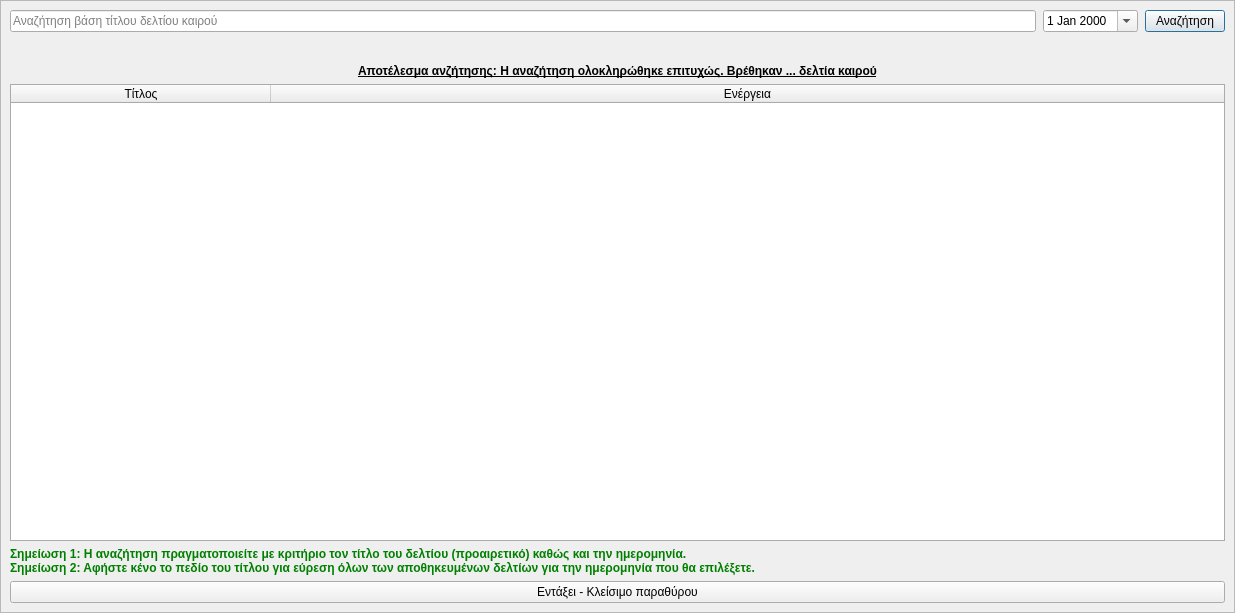
<?xml version="1.0" encoding="UTF-8"?>
<ui version="4.0">
 <class>Dialog</class>
 <widget class="QDialog" name="Dialog">
  <property name="geometry">
   <rect>
    <x>0</x>
    <y>0</y>
    <width>1235</width>
    <height>613</height>
   </rect>
  </property>
  <property name="windowTitle">
   <string>Εύρεση δελτίου καιρού</string>
  </property>
  <property name="windowIcon">
   <iconset resource="../../../../icons.qrc">
    <normaloff>:/main-window/assets/images/main-window/search.png</normaloff>:/main-window/assets/images/main-window/search.png</iconset>
  </property>
  <layout class="QGridLayout" name="gridLayout">
   <property name="leftMargin">
    <number>0</number>
   </property>
   <property name="topMargin">
    <number>0</number>
   </property>
   <property name="rightMargin">
    <number>0</number>
   </property>
   <property name="bottomMargin">
    <number>0</number>
   </property>
   <item row="0" column="0">
    <widget class="QScrollArea" name="scrollArea">
     <property name="widgetResizable">
      <bool>true</bool>
     </property>
     <widget class="QWidget" name="scrollAreaWidgetContents">
      <property name="geometry">
       <rect>
        <x>0</x>
        <y>0</y>
        <width>1233</width>
        <height>611</height>
       </rect>
      </property>
      <property name="sizePolicy">
       <sizepolicy hsizetype="Ignored" vsizetype="Preferred">
        <horstretch>0</horstretch>
        <verstretch>0</verstretch>
       </sizepolicy>
      </property>
      <layout class="QGridLayout" name="gridLayout_2">
       <item row="0" column="0">
        <widget class="QFrame" name="frame">
         <property name="styleSheet">
          <string notr="true">QFrame{border:none;}</string>
         </property>
         <property name="frameShape">
          <enum>QFrame::StyledPanel</enum>
         </property>
         <property name="frameShadow">
          <enum>QFrame::Raised</enum>
         </property>
         <layout class="QHBoxLayout" name="horizontalLayout">
          <property name="spacing">
           <number>7</number>
          </property>
          <property name="leftMargin">
           <number>0</number>
          </property>
          <property name="topMargin">
           <number>0</number>
          </property>
          <property name="rightMargin">
           <number>0</number>
          </property>
          <property name="bottomMargin">
           <number>0</number>
          </property>
          <item>
           <widget class="QLineEdit" name="search_phrase">
            <property name="sizePolicy">
             <sizepolicy hsizetype="Expanding" vsizetype="Maximum">
              <horstretch>0</horstretch>
              <verstretch>0</verstretch>
             </sizepolicy>
            </property>
            <property name="minimumSize">
             <size>
              <width>0</width>
              <height>0</height>
             </size>
            </property>
            <property name="dragEnabled">
             <bool>true</bool>
            </property>
            <property name="placeholderText">
             <string>Αναζήτηση βάση τίτλου δελτίου καιρού</string>
            </property>
            <property name="clearButtonEnabled">
             <bool>true</bool>
            </property>
           </widget>
          </item>
          <item>
           <widget class="QDateEdit" name="search_date">
            <property name="sizePolicy">
             <sizepolicy hsizetype="Minimum" vsizetype="Maximum">
              <horstretch>0</horstretch>
              <verstretch>0</verstretch>
             </sizepolicy>
            </property>
            <property name="minimumSize">
             <size>
              <width>0</width>
              <height>0</height>
             </size>
            </property>
            <property name="calendarPopup">
             <bool>true</bool>
            </property>
           </widget>
          </item>
          <item>
           <widget class="QPushButton" name="search_button">
            <property name="sizePolicy">
             <sizepolicy hsizetype="Minimum" vsizetype="Maximum">
              <horstretch>0</horstretch>
              <verstretch>0</verstretch>
             </sizepolicy>
            </property>
            <property name="text">
             <string>Αναζήτηση</string>
            </property>
            <property name="icon">
             <iconset resource="../../../../icons.qrc">
              <normaloff>:/main-window/assets/images/main-window/search.png</normaloff>:/main-window/assets/images/main-window/search.png</iconset>
            </property>
           </widget>
          </item>
         </layout>
        </widget>
       </item>
       <item row="1" column="0">
        <widget class="QFrame" name="frame_2">
         <property name="styleSheet">
          <string notr="true">QFrame{border:none;}</string>
         </property>
         <property name="frameShape">
          <enum>QFrame::StyledPanel</enum>
         </property>
         <property name="frameShadow">
          <enum>QFrame::Raised</enum>
         </property>
         <layout class="QHBoxLayout" name="horizontalLayout_2">
          <property name="leftMargin">
           <number>0</number>
          </property>
          <property name="topMargin">
           <number>0</number>
          </property>
          <property name="rightMargin">
           <number>0</number>
          </property>
          <property name="bottomMargin">
           <number>0</number>
          </property>
          <item>
           <spacer name="horizontalSpacer_3">
            <property name="orientation">
             <enum>Qt::Horizontal</enum>
            </property>
            <property name="sizeHint" stdset="0">
             <size>
              <width>476</width>
              <height>20</height>
             </size>
            </property>
           </spacer>
          </item>
          <item>
           <widget class="QLabel" name="loading_label">
            <property name="minimumSize">
             <size>
              <width>220</width>
              <height>0</height>
             </size>
            </property>
            <property name="text">
             <string/>
            </property>
           </widget>
          </item>
          <item>
           <spacer name="horizontalSpacer_4">
            <property name="orientation">
             <enum>Qt::Horizontal</enum>
            </property>
            <property name="sizeHint" stdset="0">
             <size>
              <width>475</width>
              <height>20</height>
             </size>
            </property>
           </spacer>
          </item>
         </layout>
        </widget>
       </item>
       <item row="2" column="0">
        <widget class="QLabel" name="label_2">
         <property name="styleSheet">
          <string notr="true">QLabel{font-weight:bold;text-decoration:underline;}</string>
         </property>
         <property name="text">
          <string>Αποτέλεσμα ανζήτησης: Η αναζήτηση ολοκληρώθηκε επιτυχώς. Βρέθηκαν ... δελτία καιρού</string>
         </property>
         <property name="alignment">
          <set>Qt::AlignCenter</set>
         </property>
        </widget>
       </item>
       <item row="3" column="0">
        <widget class="QTableWidget" name="table">
         <property name="styleSheet">
          <string notr="true">QTableWidget{border:1px solid #ABABAB;}</string>
         </property>
         <property name="editTriggers">
          <set>QAbstractItemView::NoEditTriggers</set>
         </property>
         <property name="alternatingRowColors">
          <bool>true</bool>
         </property>
         <property name="selectionMode">
          <enum>QAbstractItemView::SingleSelection</enum>
         </property>
         <property name="selectionBehavior">
          <enum>QAbstractItemView::SelectRows</enum>
         </property>
         <property name="sortingEnabled">
          <bool>false</bool>
         </property>
         <property name="rowCount">
          <number>0</number>
         </property>
         <attribute name="horizontalHeaderCascadingSectionResizes">
          <bool>false</bool>
         </attribute>
         <attribute name="horizontalHeaderMinimumSectionSize">
          <number>260</number>
         </attribute>
         <attribute name="horizontalHeaderHighlightSections">
          <bool>false</bool>
         </attribute>
         <attribute name="horizontalHeaderShowSortIndicator" stdset="0">
          <bool>false</bool>
         </attribute>
         <attribute name="horizontalHeaderStretchLastSection">
          <bool>true</bool>
         </attribute>
         <attribute name="verticalHeaderHighlightSections">
          <bool>false</bool>
         </attribute>
         <column>
          <property name="text">
           <string>Τίτλος</string>
          </property>
         </column>
         <column>
          <property name="text">
           <string>Ενέργεια</string>
          </property>
         </column>
        </widget>
       </item>
       <item row="4" column="0">
        <widget class="QLabel" name="label">
         <property name="styleSheet">
          <string notr="true">QLabel{
	font-weight:bold;
	color:green;
}</string>
         </property>
         <property name="text">
          <string>Σημείωση 1: Η αναζήτηση πραγματοποιείτε με κριτήριο τον τίτλο του δελτίου (προαιρετικό) καθώς και την ημερομηνία.
Σημείωση 2: Αφήστε κένο το πεδίο του τίτλου για εύρεση όλων των αποθηκευμένων δελτίων για την ημερομηνία που θα επιλέξετε.</string>
         </property>
        </widget>
       </item>
       <item row="5" column="0">
        <widget class="QPushButton" name="ok">
         <property name="sizePolicy">
          <sizepolicy hsizetype="Minimum" vsizetype="Maximum">
           <horstretch>0</horstretch>
           <verstretch>0</verstretch>
          </sizepolicy>
         </property>
         <property name="text">
          <string>Εντάξει - Κλείσιμο παραθύρου</string>
         </property>
         <property name="icon">
          <iconset resource="../../../../icons.qrc">
           <normaloff>:/rest-windows/assets/images/rest-windows/ok.png</normaloff>:/rest-windows/assets/images/rest-windows/ok.png</iconset>
         </property>
        </widget>
       </item>
      </layout>
     </widget>
    </widget>
   </item>
  </layout>
 </widget>
 <tabstops>
  <tabstop>scrollArea</tabstop>
  <tabstop>search_phrase</tabstop>
  <tabstop>search_date</tabstop>
  <tabstop>search_button</tabstop>
  <tabstop>table</tabstop>
  <tabstop>ok</tabstop>
 </tabstops>
 <resources>
  <include location="../../../../icons.qrc"/>
 </resources>
 <connections/>
</ui>
